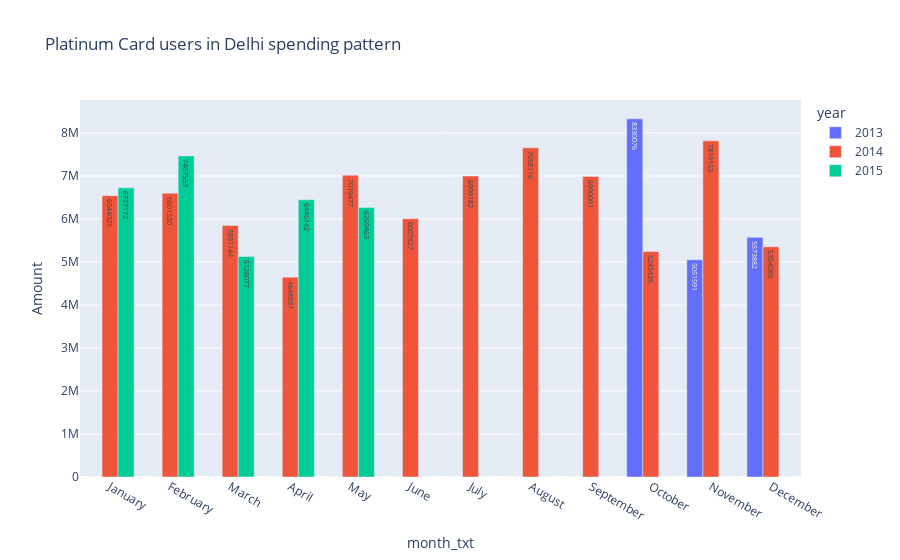
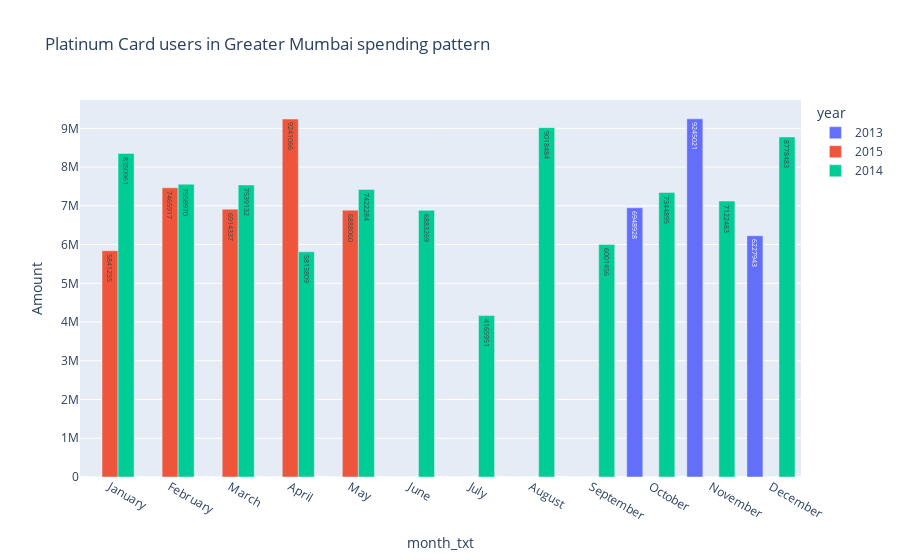

The code cell stored with these charts, in order, in its notebook:
### Code cell
platinum_holder = list(map(plotter,dat2,state,hol2))

### Figure 1 — Plotly figure (JSON) as saved in the notebook; plotly's stock layout.template omitted (floating-point values rounded to 4 significant figures)
{"data": [{"alignmentgroup": "True", "hovertemplate": "year=2013<br>month_txt=%{x}<br>Amount=%{text}<extra></extra>", "legendgroup": "2013", "marker": {"color": "#636efa", "pattern": {"shape": ""}}, "name": "2013", "offsetgroup": "2013", "orientation": "v", "showlegend": true, "text": [8330076, 5573882, 5051591, 0, 0, 0, 0, 0, 0, 0, 0, 0], "textposition": "auto", "type": "bar", "x": ["October", "December", "November", "September", "August", "July", "June", "May", "April", "March", "February", "January"], "xaxis": "x", "y": [8330076, 5573882, 5051591, 0, 0, 0, 0, 0, 0, 0, 0, 0], "yaxis": "y"}, {"alignmentgroup": "True", "hovertemplate": "year=2014<br>month_txt=%{x}<br>Amount=%{text}<extra></extra>", "legendgroup": "2014", "marker": {"color": "#EF553B", "pattern": {"shape": ""}}, "name": "2014", "offsetgroup": "2014", "orientation": "v", "showlegend": true, "text": [7819153, 7658116, 7019477, 6999182, 6990061, 6601320, 6544025, 6007627, 5851144, 5354089, 5245435, 4648697], "textposition": "auto", "type": "bar", "x": ["November", "August", "May", "July", "September", "February", "January", "June", "March", "December", "October", "April"], "xaxis": "x", "y": [7819153, 7658116, 7019477, 6999182, 6990061, 6601320, 6544025, 6007627, 5851144, 5354089, 5245435, 4648697], "yaxis": "y"}, {"alignmentgroup": "True", "hovertemplate": "year=2015<br>month_txt=%{x}<br>Amount=%{text}<extra></extra>", "legendgroup": "2015", "marker": {"color": "#00cc96", "pattern": {"shape": ""}}, "name": "2015", "offsetgroup": "2015", "orientation": "v", "showlegend": true, "text": [7467553, 6727172, 6446142, 6269463, 5128077, 0, 0, 0, 0, 0, 0, 0], "textposition": "auto", "type": "bar", "x": ["February", "January", "April", "May", "March", "December", "November", "October", "September", "August", "July", "June"], "xaxis": "x", "y": [7467553, 6727172, 6446142, 6269463, 5128077, 0, 0, 0, 0, 0, 0, 0], "yaxis": "y"}], "layout": {"barmode": "group", "legend": {"title": {"text": "year"}, "tracegroupgap": 0}, "title": {"text": "Platinum Card users in Delhi spending pattern"}, "xaxis": {"anchor": "y", "categoryarray": ["January", "February", "March", "April", "May", "June", "July", "August", "September", "October", "November", "December"], "categoryorder": "array", "domain": [0, 1], "title": {"text": "month_txt"}}, "yaxis": {"anchor": "x", "domain": [0, 1], "title": {"text": "Amount"}}}}

### Figure 2 — Plotly figure (JSON) as saved in the notebook; plotly's stock layout.template omitted (floating-point values rounded to 4 significant figures)
{"data": [{"alignmentgroup": "True", "hovertemplate": "year=2013<br>month_txt=%{x}<br>Amount=%{text}<extra></extra>", "legendgroup": "2013", "marker": {"color": "#636efa", "pattern": {"shape": ""}}, "name": "2013", "offsetgroup": "2013", "orientation": "v", "showlegend": true, "text": [9245021, 6948928, 6227943, 0, 0, 0, 0, 0, 0, 0, 0, 0], "textposition": "auto", "type": "bar", "x": ["November", "October", "December", "March", "February", "January", "May", "April", "June", "July", "September", "August"], "xaxis": "x", "y": [9245021, 6948928, 6227943, 0, 0, 0, 0, 0, 0, 0, 0, 0], "yaxis": "y"}, {"alignmentgroup": "True", "hovertemplate": "year=2015<br>month_txt=%{x}<br>Amount=%{text}<extra></extra>", "legendgroup": "2015", "marker": {"color": "#EF553B", "pattern": {"shape": ""}}, "name": "2015", "offsetgroup": "2015", "orientation": "v", "showlegend": true, "text": [9241066, 7465917, 6914337, 6888060, 5841255, 0, 0, 0, 0, 0, 0, 0], "textposition": "auto", "type": "bar", "x": ["April", "February", "March", "May", "January", "December", "November", "October", "September", "August", "July", "June"], "xaxis": "x", "y": [9241066, 7465917, 6914337, 6888060, 5841255, 0, 0, 0, 0, 0, 0, 0], "yaxis": "y"}, {"alignmentgroup": "True", "hovertemplate": "year=2014<br>month_txt=%{x}<br>Amount=%{text}<extra></extra>", "legendgroup": "2014", "marker": {"color": "#00cc96", "pattern": {"shape": ""}}, "name": "2014", "offsetgroup": "2014", "orientation": "v", "showlegend": true, "text": [9018484, 8778483, 8350961, 7558970, 7539132, 7422284, 7344895, 7122483, 6883269, 6001456, 5813809, 4165951], "textposition": "auto", "type": "bar", "x": ["August", "December", "January", "February", "March", "May", "October", "November", "June", "September", "April", "July"], "xaxis": "x", "y": [9018484, 8778483, 8350961, 7558970, 7539132, 7422284, 7344895, 7122483, 6883269, 6001456, 5813809, 4165951], "yaxis": "y"}], "layout": {"barmode": "group", "legend": {"title": {"text": "year"}, "tracegroupgap": 0}, "title": {"text": "Platinum Card users in Greater Mumbai spending pattern"}, "xaxis": {"anchor": "y", "categoryarray": ["January", "February", "March", "April", "May", "June", "July", "August", "September", "October", "November", "December"], "categoryorder": "array", "domain": [0, 1], "title": {"text": "month_txt"}}, "yaxis": {"anchor": "x", "domain": [0, 1], "title": {"text": "Amount"}}}}
